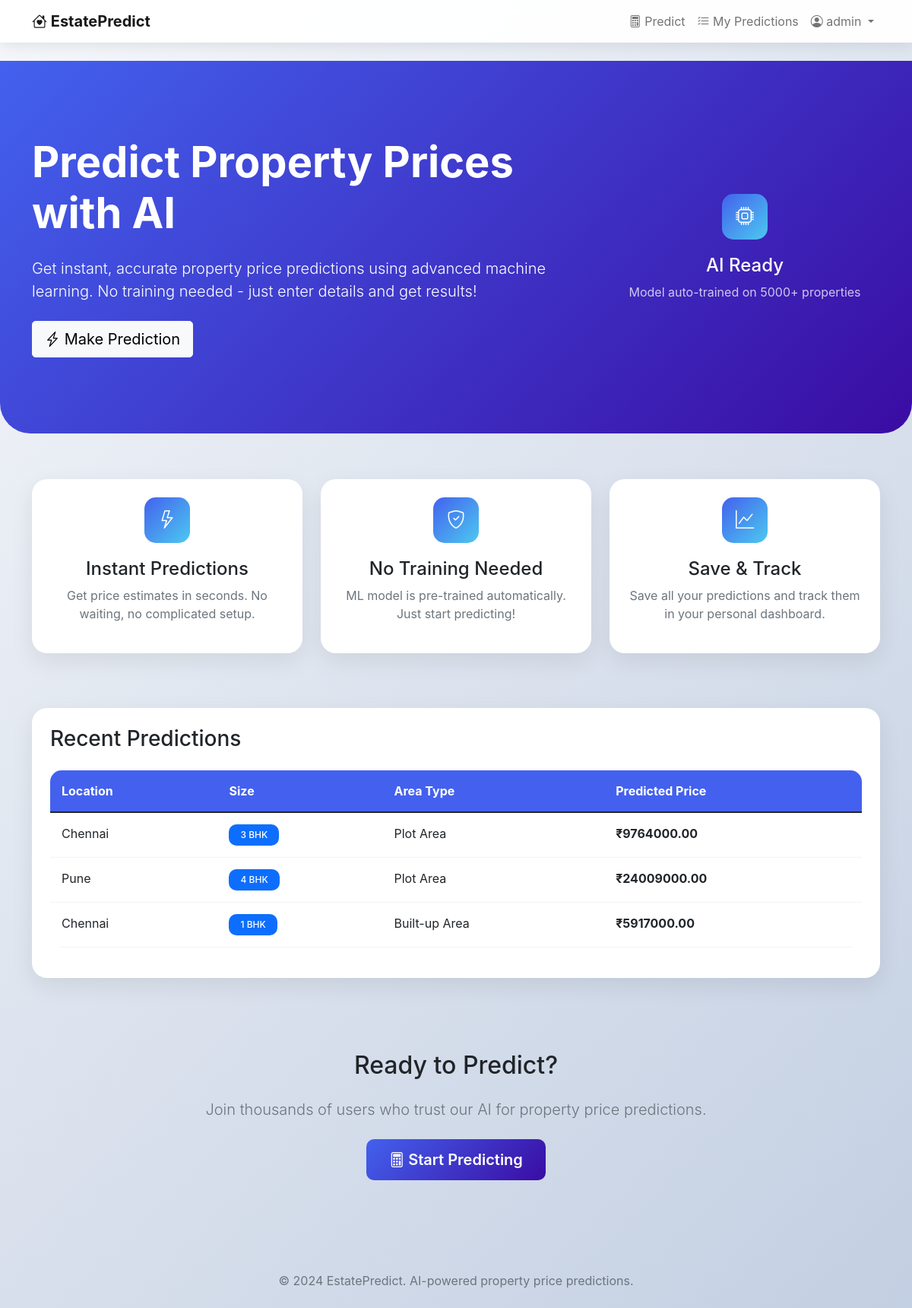
The app's page / (signed in) with its own data.
### estate_app/models.py (models this page shows, shortened)
class Property(models.Model):
    AREA_TYPES = [
        ('Super built-up Area', 'Super built-up Area'),
        ('Built-up Area', 'Built-up Area'),
        ('Plot Area', 'Plot Area'),
        ('Carpet Area', 'Carpet Area'),
    ]
    AVAILABILITY_OPTIONS = [
        ('Ready To Move', 'Ready To Move'),
        ('Immediate Possession', 'Immediate Possession'),
        ('In 1 year', 'In 1 year'),
        ('In 2 years', 'In 2 years'),
        ('In 3 years', 'In 3 years'),
    ]
    user = models.ForeignKey(User, on_delete=models.CASCADE, null=True, blank=True)
    area_type = models.CharField(max_length=50, choices=AREA_TYPES)
    availability = models.CharField(max_length=50, choices=AVAILABILITY_OPTIONS)
    location = models.CharField(max_length=100)
    size = models.CharField(max_length=20)
    society = models.CharField(max_length=100, null=True, blank=True)
    total_sqft = models.CharField(max_length=50)
    bath = models.IntegerField()
    balcony = models.IntegerField()
    predicted_price = models.FloatField()
    created_at = models.DateTimeField(auto_now_add=True)
    class Meta:
        ordering = ['-created_at']

### estate_app/views.py (the view)
# urls.py: path('', views.home, name='home'),
def home(request):
    context = {
        'is_trained': predictor.is_trained,
        'user': request.user,
        'recent_predictions': Property.objects.all().order_by('-created_at')[:3]
    }
    return render(request, 'estate_app/home.html', context)

### estate_app/templates/estate_app/home.html (shortened to what this page needs)
{% extends 'estate_app/base.html' %}
{% block content %}
<div class="hero">
    <div class="container">
        <div class="row align-items-center">
            <div class="col-lg-8">
                <h1 class="display-4 fw-bold mb-4">Predict Property Prices with AI</h1>
                <p class="lead mb-4 opacity-90">
                    Get instant, accurate property price predictions using advanced machine learning.
                    No training needed - just enter details and get results!
                </p>
                {% if user.is_authenticated %}
                <a href="{% url 'predict' %}" class="btn btn-light btn-lg">
                    <i class="bi bi-lightning-charge"></i> Make Prediction
                </a>
                {% endif %}
            </div>
            <div class="col-lg-4 text-center">
                <div class="feature-icon">
                    <i class="bi bi-cpu"></i>
                </div>
                <h4>AI Ready</h4>
                <p class="mb-0 opacity-75">Model auto-trained on 5000+ properties</p>
            </div>
        </div>
    </div>
</div>
<div class="container">
    <div class="row mb-5">
        <div class="col-md-4 mb-4">
            <div class="card h-100 p-4 text-center">
                <div class="feature-icon">
                    <i class="bi bi-lightning"></i>
                </div>
                <h4>Instant Predictions</h4>
                <p class="text-muted">
                    Get price estimates in seconds. No waiting, no complicated setup.
                </p>
            </div>
        </div>
        <div class="col-md-4 mb-4">
            <div class="card h-100 p-4 text-center">
                <div class="feature-icon">
                    <i class="bi bi-shield-check"></i>
                </div>
                <h4>No Training Needed</h4>
                <p class="text-muted">
                    ML model is pre-trained automatically. Just start predicting!
                </p>
            </div>
        </div>
        <div class="col-md-4 mb-4">
            <div class="card h-100 p-4 text-center">
                <div class="feature-icon">
                    <i class="bi bi-graph-up"></i>
                </div>
                <h4>Save & Track</h4>
                <p class="text-muted">
                    Save all your predictions and track them in your personal dashboard.
                </p>
            </div>
        </div>
    </div>
{% if user.is_authenticated %}
    {% if recent_predictions %}
    <div class="card p-4 mb-5">
        <h3 class="mb-4">Recent Predictions</h3>
        <div class="table-responsive">
            <table class="table">
                <thead>
                    <tr>
                        <th>Location</th>
                        <th>Size</th>
                        <th>Area Type</th>
                        <th>Predicted Price</th>
                    </tr>
                </thead>
                <tbody>
                    {% for pred in recent_predictions %}
                    <tr>
                        <td>{{ pred.location }}</td>
                        <td><span class="badge bg-primary">{{ pred.size }}</span></td>
                        <td>{{ pred.area_type }}</td>
                        <td class="fw-bold">₹{{ pred.predicted_price|floatformat:2 }}</td>
                    </tr>
                    {% endfor %}
                </tbody>
            </table>
        </div>
    </div>
    {% endif %}
{% endif %}
    <div class="text-center py-5">
        <h2 class="mb-4">Ready to Predict?</h2>
        <p class="lead text-muted mb-4">
            Join thousands of users who trust our AI for property price predictions.
        </p>
        {% if user.is_authenticated %}
        <a href="{% url 'predict' %}" class="btn btn-primary btn-lg">
            <i class="bi bi-calculator"></i> Start Predicting
        </a>
        {% else %}
        <a href="{% url 'register' %}" class="btn btn-primary btn-lg">
            <i class="bi bi-person-plus"></i> Sign Up Free
        </a>
        {% endif %}
    </div>
</div>
{% endblock %}

### estate_app/templates/estate_app/base.html (shortened to what this page needs)
<!DOCTYPE html>
<html lang="en">
<head>
    <link href="https://cdn.jsdelivr.net/npm/bootstrap@5.1.3/dist/css/bootstrap.min.css" rel="stylesheet">
    <link rel="stylesheet" href="https://cdn.jsdelivr.net/npm/bootstrap-icons@1.8.1/font/bootstrap-icons.css">
</head>
<body>
    <nav class="navbar navbar-expand-lg navbar-light fixed-top">
        <div class="container">
            <a class="navbar-brand fw-bold" href="{% url 'home' %}">
                <i class="bi bi-house-heart"></i> EstatePredict
            </a>
            <div class="collapse navbar-collapse" id="navbarNav">
                <ul class="navbar-nav ms-auto">
                    {% if user.is_authenticated %}
                    <li class="nav-item">
                        <a class="nav-link" href="{% url 'predict' %}">
                            <i class="bi bi-calculator"></i> Predict
                        </a>
                    </li>
                    <li class="nav-item">
                        <a class="nav-link" href="{% url 'my_predictions' %}">
                            <i class="bi bi-list-check"></i> My Predictions
                        </a>
                    </li>
                    <li class="nav-item dropdown">
                        <a class="nav-link dropdown-toggle" href="#" id="userDropdown" data-bs-toggle="dropdown">
                            <i class="bi bi-person-circle"></i> {{ user.username }}
                        </a>
                    </li>
                    {% endif %}
                </ul>
            </div>
        </div>
    </nav>
    <main style="padding-top: 80px;">
        {% block content %}{% endblock %}
    </main>
    <footer class="text-center py-4 mt-5">
        <div class="container">
            <p class="mb-0 text-muted">
                &copy; 2024 EstatePredict. AI-powered property price predictions.
            </p>
        </div>
    </footer>
</body>
</html>

### estate_app/templates/estate_app/base.html (style rules this page uses)
:root { --primary: #4361ee; --secondary: #3a0ca3; --accent: #4cc9f0; --light: #f8f9fa; --dark: #212529; }
body { font-family: -apple-system, BlinkMacSystemFont, 'Segoe UI', Roboto, sans-serif; background: linear-gradient(135deg, #f5f7fa 0%, #c3cfe2 100%); min-height: 100vh; }
.navbar { background: rgba(255, 255, 255, 0.95); backdrop-filter: blur(10px); box-shadow: 0 2px 20px rgba(0,0,0,0.1); }
.hero { background: linear-gradient(135deg, var(--primary), var(--secondary)); color: white; padding: 100px 0; border-radius: 0 0 40px 40px; margin-bottom: 60px; }
.card { border: none; border-radius: 20px; box-shadow: 0 10px 30px rgba(0,0,0,0.08); transition: transform 0.3s ease, box-shadow 0.3s ease; }
.btn-primary { background: linear-gradient(135deg, var(--primary), var(--secondary)); border: none; padding: 12px 30px; border-radius: 10px; font-weight: 600; transition: all 0.3s ease; }
.feature-icon { width: 60px; height: 60px; background: linear-gradient(135deg, var(--primary), var(--accent)); border-radius: 15px; display: flex; align-items: center; justify-content: center; margin: 0 auto 20px; color: white; font-size: 24px; }
.badge { padding: 8px 15px; border-radius: 10px; font-weight: 500; }
.table { background: white; border-radius: 15px; overflow: hidden; }
.table th { background: var(--primary); color: white; border: none; padding: 15px; }
.table td { padding: 15px; border-color: #f1f3f9; }

### records on screen
Property: location "Chennai", size "3 BHK", area_type "Plot Area", predicted_price "9764000.00"
Property: location "Pune", size "4 BHK", area_type "Plot Area", predicted_price "24009000.00"
Property: location "Chennai", size "1 BHK", area_type "Built-up Area", predicted_price "5917000.00"

### other values on screen
{{ user.username }} "admin"
